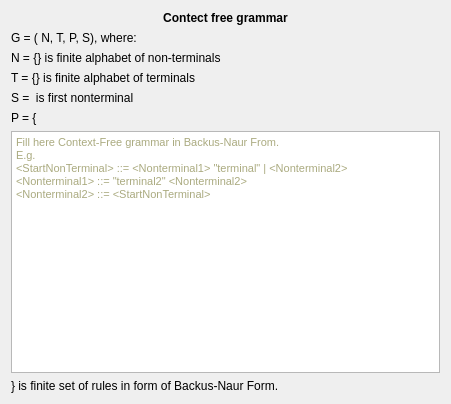
<?xml version="1.0" encoding="UTF-8"?>
<ui version="4.0">
 <class>CCfgWidget</class>
 <widget class="QWidget" name="CCfgWidget">
  <property name="geometry">
   <rect>
    <x>0</x>
    <y>0</y>
    <width>451</width>
    <height>404</height>
   </rect>
  </property>
  <property name="windowTitle">
   <string>Form</string>
  </property>
  <layout class="QVBoxLayout" name="verticalLayout_2">
   <item>
    <widget class="QLabel" name="m_cfgWidgetCaption">
     <property name="font">
      <font>
       <weight>75</weight>
       <bold>true</bold>
      </font>
     </property>
     <property name="text">
      <string>Contect free grammar</string>
     </property>
     <property name="alignment">
      <set>Qt::AlignCenter</set>
     </property>
    </widget>
   </item>
   <item>
    <widget class="QLabel" name="label_6">
     <property name="text">
      <string>G = ( N, T, P, S), where:</string>
     </property>
    </widget>
   </item>
   <item>
    <layout class="QVBoxLayout" name="verticalLayout">
     <item>
      <layout class="QHBoxLayout" name="horizontalLayout">
       <item>
        <widget class="QLabel" name="m_nonterminalLabel">
         <property name="text">
          <string>N = {} is finite alphabet of non-terminals</string>
         </property>
        </widget>
       </item>
      </layout>
     </item>
     <item>
      <layout class="QHBoxLayout" name="horizontalLayout_2">
       <item>
        <widget class="QLabel" name="m_terminalLabel">
         <property name="text">
          <string>T = {} is finite alphabet of terminals</string>
         </property>
        </widget>
       </item>
      </layout>
     </item>
     <item>
      <layout class="QHBoxLayout" name="horizontalLayout_4">
       <item>
        <widget class="QLabel" name="m_firstNonTerminal">
         <property name="text">
          <string>S =  is first nonterminal</string>
         </property>
        </widget>
       </item>
      </layout>
     </item>
     <item>
      <widget class="QLabel" name="label_4">
       <property name="text">
        <string>P = {</string>
       </property>
      </widget>
     </item>
     <item>
      <layout class="QVBoxLayout" name="verticalLayout_3">
       <item>
        <widget class="QTextEdit" name="m_BackusNaurFormTextEdit">
         <property name="html">
          <string>&lt;!DOCTYPE HTML PUBLIC &quot;-//W3C//DTD HTML 4.0//EN&quot; &quot;http://www.w3.org/TR/REC-html40/strict.dtd&quot;&gt;
&lt;html&gt;&lt;head&gt;&lt;meta name=&quot;qrichtext&quot; content=&quot;1&quot; /&gt;&lt;style type=&quot;text/css&quot;&gt;
p, li { white-space: pre-wrap; }
&lt;/style&gt;&lt;/head&gt;&lt;body style=&quot; font-family:'MS Shell Dlg 2'; font-size:8pt; font-weight:400; font-style:normal;&quot;&gt;
&lt;p style=&quot; margin-top:0px; margin-bottom:0px; margin-left:0px; margin-right:0px; -qt-block-indent:0; text-indent:0px;&quot;&gt;&lt;span style=&quot; font-size:8.25pt; color:#aaaa7f;&quot;&gt;Fill here Context-Free grammar in Backus-Naur From.&lt;/span&gt;&lt;/p&gt;
&lt;p style=&quot; margin-top:0px; margin-bottom:0px; margin-left:0px; margin-right:0px; -qt-block-indent:0; text-indent:0px;&quot;&gt;&lt;span style=&quot; font-size:8.25pt; color:#aaaa7f;&quot;&gt;E.g.&lt;/span&gt;&lt;/p&gt;
&lt;p style=&quot; margin-top:0px; margin-bottom:0px; margin-left:0px; margin-right:0px; -qt-block-indent:0; text-indent:0px;&quot;&gt;&lt;span style=&quot; font-size:8.25pt; color:#aaaa7f;&quot;&gt;&amp;lt;StartNonTerminal&amp;gt; ::= &amp;lt;Nonterminal1&amp;gt; &amp;quot;terminal&amp;quot; | &amp;lt;Nonterminal2&amp;gt;&lt;/span&gt;&lt;/p&gt;
&lt;p style=&quot; margin-top:0px; margin-bottom:0px; margin-left:0px; margin-right:0px; -qt-block-indent:0; text-indent:0px;&quot;&gt;&lt;span style=&quot; font-size:8.25pt; color:#aaaa7f;&quot;&gt;&amp;lt;Nonterminal1&amp;gt; ::= &amp;quot;terminal2&amp;quot; &amp;lt;Nonterminal2&amp;gt;  &lt;/span&gt;&lt;/p&gt;
&lt;p style=&quot; margin-top:0px; margin-bottom:0px; margin-left:0px; margin-right:0px; -qt-block-indent:0; text-indent:0px;&quot;&gt;&lt;span style=&quot; font-size:8.25pt; color:#aaaa7f;&quot;&gt;&amp;lt;Nonterminal2&amp;gt; ::= &amp;lt;StartNonTerminal&amp;gt;&lt;/span&gt;&lt;/p&gt;&lt;/body&gt;&lt;/html&gt;</string>
         </property>
        </widget>
       </item>
       <item>
        <widget class="QLabel" name="label_9">
         <property name="text">
          <string>} is finite set of rules in form of Backus-Naur Form.</string>
         </property>
        </widget>
       </item>
      </layout>
     </item>
    </layout>
   </item>
  </layout>
 </widget>
 <resources/>
 <connections/>
</ui>
